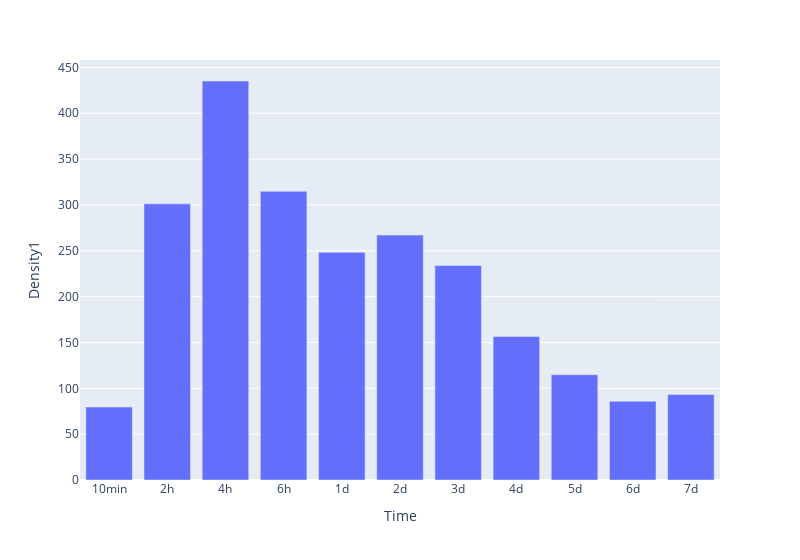

The code cell stored with this chart in its notebook:
### Code cell
px.bar(agged, x='Time', y='Density1', width=800)

### Figure 1 — Plotly figure (JSON) as saved in the notebook; plotly's stock layout.template omitted (floating-point values rounded to 4 significant figures)
{"data": [{"hovertemplate": "Time=%{x}<br>Density1=%{y}<extra></extra>", "legendgroup": "", "marker": {"color": "#636efa", "pattern": {"shape": ""}}, "name": "", "orientation": "v", "showlegend": false, "textposition": "auto", "type": "bar", "x": ["10min", "2h", "4h", "6h", "1d", "2d", "3d", "4d", "5d", "6d", "7d"], "xaxis": "x", "y": [79.54, 301.2, 435.1, 314.8, 248.2, 267.1, 233.9, 156.4, 114.9, 85.9, 93.3], "yaxis": "y"}], "layout": {"barmode": "relative", "legend": {"tracegroupgap": 0}, "margin": {"t": 60}, "width": 800, "xaxis": {"anchor": "y", "domain": [0, 1], "title": {"text": "Time"}}, "yaxis": {"anchor": "x", "domain": [0, 1], "title": {"text": "Density1"}}}}
